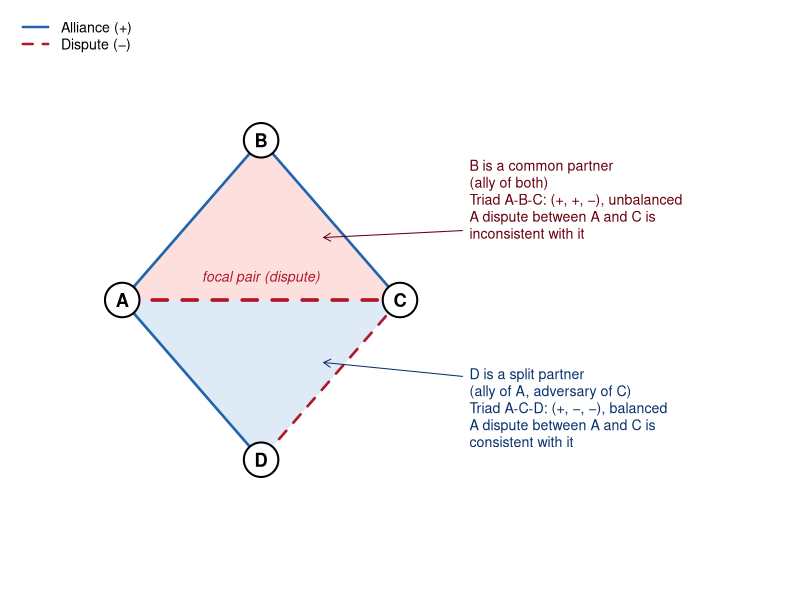
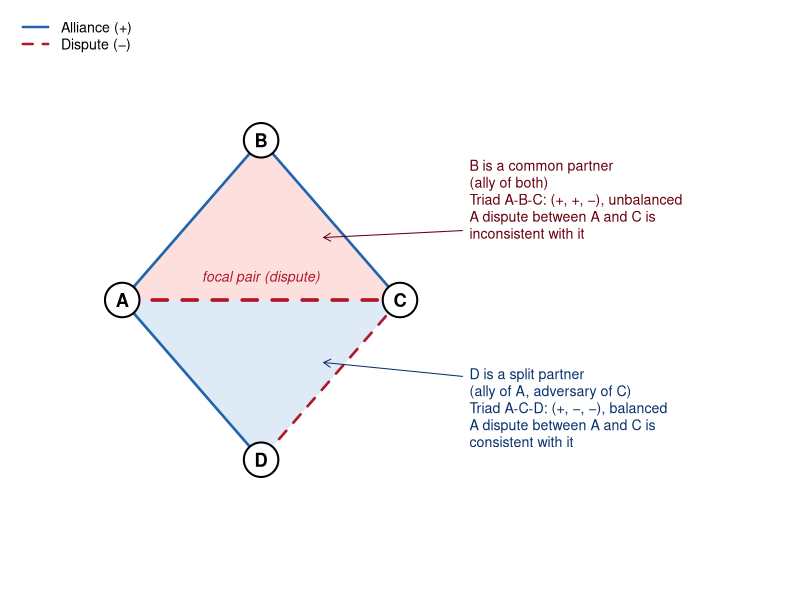

R code for these plots, in order:
# 43: Schematic of structural pressure on one tie (focal dispute A-C): one unbalanced and one balanced triad.

draw <- function() {
  par(mar = c(0.5, 0.5, 0.5, 0.5), family = "sans")
  plot(NA, xlim = c(-1.2, 9.2), ylim = c(-3.4, 3.4), axes = FALSE, xlab = "", ylab = "", asp = 1)
  P <- list(A = c(0, 0), C = c(4, 0), B = c(2, 2.3), D = c(2, -2.3))
  polygon(rbind(P$A, P$C, P$B), col = "#fde0dd", border = NA)
  polygon(rbind(P$A, P$C, P$D), col = "#deebf7", border = NA)
  seg <- function(a, b, pos = TRUE, lwd = 2.6) segments(P[[a]][1], P[[a]][2], P[[b]][1], P[[b]][2], lty = ifelse(pos, 1, 2), lwd = lwd, col = ifelse(pos, "#2166ac", "#b2182b"))
  seg("A", "B"); seg("B", "C"); seg("A", "D"); seg("A", "C", FALSE, 3.6); seg("C", "D", FALSE)
  for (n in names(P)) { points(P[[n]][1], P[[n]][2], pch = 21, bg = "white", cex = 4.6, lwd = 2); text(P[[n]][1], P[[n]][2], n, font = 2, cex = 1.1) }
  text(2, 0.32, "focal pair (dispute)", col = "#b2182b", cex = .85, font = 3)
  text(5.0, 1.45, "B is a common partner\n(ally of both)\nTriad A-B-C: (+, +, \u2212), unbalanced\nA dispute between A and C is\ninconsistent with it", cex = .85, col = "#67000d", adj = 0)
  text(5.0, -1.55, "D is a split partner\n(ally of A, adversary of C)\nTriad A-C-D: (+, \u2212, \u2212), balanced\nA dispute between A and C is\nconsistent with it", cex = .85, col = "#08306b", adj = 0)
  arrows(4.9, 1.0, 2.9, 0.9, length = .08, col = "#67000d"); arrows(4.9, -1.1, 2.9, -0.9, length = .08, col = "#08306b")
  legend("topleft", c("Alliance (+)", "Dispute (−)"), lty = c(1, 2), lwd = 2.4, col = c("#2166ac", "#b2182b"), bty = "n", cex = .85)
}
pdf("results/fig_pressure.pdf", width = 6.8, height = 5.2); draw(); dev.off()
png("results/fig_pressure.png", width = 1360, height = 1040, res = 200); draw(); dev.off()
